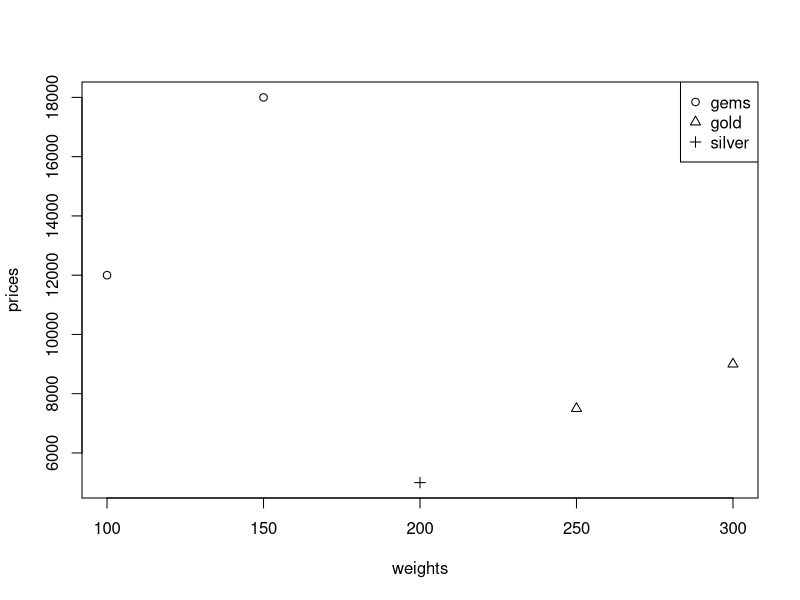

Write the R code that produced this figure.
chests <- c('gold', 'silver', 'gems', 'gold', 'gems')
types <- factor(chests)
weights <- c(300, 200, 100, 250, 150)
prices <- c(9000, 5000, 12000, 7500, 18000)
plot(weights, prices,pch=as.integer(types))
legend("topright",c("gems","gold","silver"), pch=1:length(levels(types)))

list